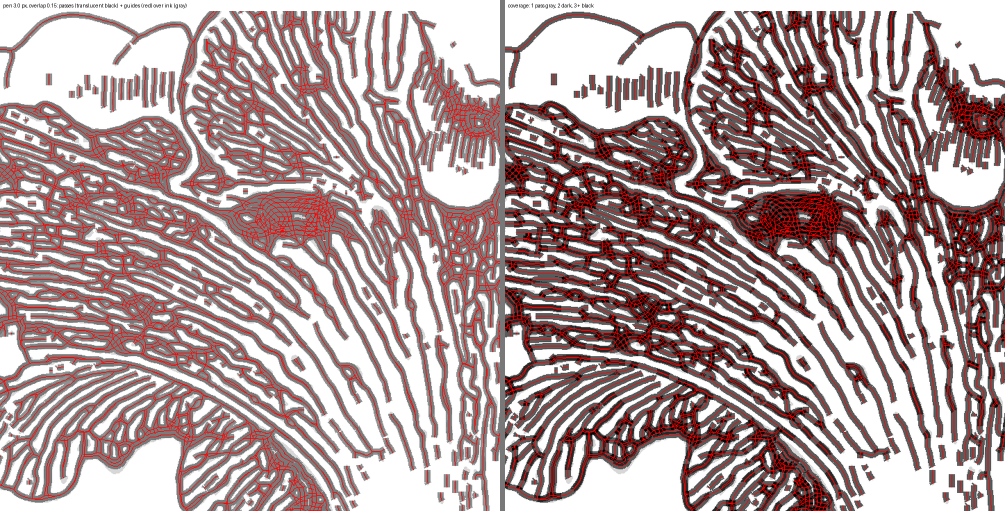
#> input picture image/multiline_crop.png, 2010 x 1022 px (shown at 1/2 size)
$ python -i process_image.py   (imports and definitions only)
#> lines starting #> are read from the running program, lines starting #| are printed output that depends on the picture; after the words box and inside, x2 and y2 are one past the last pixel; in counts of white or black regions, pixels touching at a corner belong together
#> further down, picture is the input picture: PIL image 2010x1022 RGB; mean R, G, B 178.5, 156.9, 156.9
### backend/services/centerline.py
"""Centerline tracing: turn a raster image into single-stroke polylines.

An outline tracer (potrace, Inkscape "Trace Bitmap") follows both edges of every
ink line, so a pen plotter would draw each line twice. A centerline tracer finds
the single stroke running down the middle of the line instead. This is the same
job `autotrace --centerline` does for the inkscape-centerline-trace extension,
as a pipeline of small steps that are easy to change:

    grayscale -> upscale -> blur -> threshold -> despeckle -> skeletonize
              -> build graph -> prune spurs -> join strokes -> smooth
              -> split into pen passes -> simplify

The last step is what makes this more than a centerline tracer: see multipass.py.
"""

from collections import defaultdict
from dataclasses import dataclass
from typing import Dict, List, Tuple

import numpy as np
from PIL import Image
from scipy import ndimage
from skimage.morphology import remove_small_holes, remove_small_objects, skeletonize

from backend.services.multipass import split_stroke, width_profile

# 8-connected neighbourhood, as (row, col) offsets
NEIGHBOURS = [(-1, -1), (-1, 0), (-1, 1), (0, -1), (0, 1), (1, -1), (1, 0), (1, 1)]
CONNECT_8 = np.ones((3, 3), dtype=int)

# Pixels back along a stroke used to measure its direction at a junction
DIRECTION_WINDOW = 12


@dataclass
class Edge:
    """A chain of skeleton pixels running between two nodes."""
    start: int
    end: int
    points: np.ndarray  # (n, 2) array of (x, y), including both node centres

    @property
    def length(self) -> float:
        return float(np.linalg.norm(np.diff(self.points, axis=0), axis=1).sum())


@dataclass
class Graph:
    """Skeleton as nodes (line ends and junctions) joined by edges."""
    nodes: Dict[int, Tuple[float, float]]  # node id -> (x, y)
    edges: List[Edge]
    loops: List[np.ndarray]  # closed rings of pixels that touch no node


def binarize(
    image: Image.Image,
    threshold: int = 128,
    invert: bool = False,
    upscale: int = 3,
    blur: float = 0.0,
    despeckle: int = 1,
) -> np.ndarray:
    """
    Convert an image to a boolean ink mask.

    Args:
        image: PIL Image in L mode
        threshold: Gray level 0-255, darker pixels count as ink
        invert: Treat light pixels as ink instead (trace white lines)
        upscale: Resample by this factor first, so thin lines survive thresholding
        blur: Gaussian blur radius in source pixels
        despeckle: Remove ink specks and fill holes up to this area in source pixels

    Returns:
        Boolean array at upscaled resolution, True where there is ink
    """
    if upscale > 1:
        size = (image.width * upscale, image.height * upscale)
        image = image.resize(size, Image.Resampling.BICUBIC)

    gray = np.asarray(image, dtype=float)
    if blur > 0:
        gray = ndimage.gaussian_filter(gray, blur * upscale)

    ink = gray > threshold if invert else gray < threshold

    if despeckle > 0:
        area = despeckle * upscale * upscale
        ink = remove_small_objects(ink, max_size=area, connectivity=2)
        ink = remove_small_holes(ink, max_size=area, connectivity=1)

    return ink


# [223 lines left out: functions build_graph, prune_spurs, _node_degrees, _outgoing_direction, join_strokes, smooth_stroke and 1 more, not called in this run]


def stroke_length(points: np.ndarray) -> float:
    return float(np.linalg.norm(np.diff(points, axis=0), axis=1).sum())


def trace_centerlines(
    image: Image.Image,
    threshold: int = 128,
    invert: bool = False,
    upscale: int = 3,
    blur: float = 0.0,
    despeckle: int = 1,
    prune: float = 2.0,
    max_turn: float = 60,
    smoothing: float = 1.0,
    simplify: float = 0.15,
    min_length: float = 1.5,
    pen_width: float = 3.0,
    overlap: float = 0.15,
    width_median: float = 3.0,
    width_smooth: float = 2.0,
) -> List[np.ndarray]:
    """
    Trace the centerlines of an image and spread wide lines into pen passes.

    All lengths are in source image pixels, whatever the upscale factor.

    Args:
        image: PIL Image in L mode
        threshold: Gray level 0-255, darker pixels count as ink
        invert: Treat light pixels as ink instead (trace white lines)
        upscale: Internal resolution multiplier, higher is smoother but slower
        blur: Gaussian blur radius applied before thresholding
        despeckle: Ignore specks and holes up to this area
        prune: Remove dead-end branches shorter than this
        max_turn: Largest turn in degrees the pen may make through a junction
        smoothing: Gaussian sigma applied along each stroke
        simplify: Douglas-Peucker tolerance
        min_length: Drop finished strokes shorter than this
        pen_width: Width of the pen line; lines wider than this get several
            parallel passes. 0 disables splitting (plain centerlines)
        overlap: Fraction of the pen width that neighbouring passes overlap
        width_median: Median window along the stroke for the measured ink
            width; removes junction spikes
        width_smooth: Gaussian sigma along the stroke for the measured ink
            width; higher makes passes converge more gently

    Returns:
        List of (n, 2) float arrays of (x, y) in source image pixels
    """
    ink = binarize(image, threshold, invert, upscale, blur, despeckle)
    graph = build_graph(skeletonize(ink))
    prune_spurs(graph, prune * upscale)

    smoothed = [smooth_stroke(s, smoothing * upscale) for s in join_strokes(graph, max_turn)]

    if pen_width > 0:
        edt = ndimage.distance_transform_edt(ink)
        paths = []
        for stroke in smoothed:
            width = width_profile(stroke, edt, upscale, width_median, width_smooth)
            paths += split_stroke(stroke, width, pen_width * upscale, overlap)
    else:
        paths = smoothed

    strokes = []
    for path in paths:
        path = path / upscale
        if stroke_length(path) >= min_length:
            strokes.append(simplify_stroke(path, simplify))

    return strokes

### backend/services/process_image.py
"""Image processing service: centerline tracing and SVG generation."""

from PIL import Image
import os
from datetime import datetime
from typing import Dict

from backend.services.centerline import trace_centerlines, binarize
from backend.services.svg_writer import strokes_to_svg
from backend.config import DEBUG, DEBUG_DIR

# Maximum dimension for image processing (to improve performance).
# The tracer works at upscale x this resolution, so keep it moderate.
MAX_IMAGE_DIMENSION = 1600


def resize_image_if_needed(image: Image.Image, max_dimension: int = MAX_IMAGE_DIMENSION) -> Image.Image:
    """
    Resize image if either dimension exceeds max_dimension, maintaining aspect ratio.

    Args:
        image: PIL Image to potentially resize
        max_dimension: Maximum width or height in pixels

    Returns:
        Resized PIL Image (or original if already small enough)
    """
    width, height = image.size

    # Check if resize is needed
    if width <= max_dimension and height <= max_dimension:
        return image

    # Calculate new dimensions maintaining aspect ratio
    if width > height:
        new_width = max_dimension
        new_height = int(height * (max_dimension / width))
    else:
        new_height = max_dimension
        new_width = int(width * (max_dimension / height))

    # Resize using high-quality Lanczos resampling
    resized = image.resize((new_width, new_height), Image.Resampling.LANCZOS)
    print(f"  Resized from {width}x{height} to {new_width}x{new_height} for faster processing")

    return resized


def process_image_to_svg(
    pil_image: Image.Image,
    output_height: float = 20.0,
    threshold: int = 128,
    invert: bool = False,
    upscale: int = 3,
    blur: float = 0.0,
    despeckle: int = 1,
    prune: float = 2.0,
    max_turn: float = 60,
    smoothing: float = 1.0,
    simplify: float = 0.15,
    min_length: float = 1.5,
    pen_width: float = 3.0,
    overlap: float = 0.15,
    width_median: float = 3.0,
    width_smooth: float = 2.0,
) -> Dict:
    """
    Process a PIL Image into a centerline-traced SVG.

    Args:
        pil_image: PIL Image in any mode
        output_height: Height of the plotted output in cm; the width follows
            the image aspect. This fixes the mm-per-pixel scale, reported in
            the metadata for the frontend's mm display width
        threshold: Gray level 0-255, darker pixels count as ink
        invert: Trace light lines on a dark background instead
        upscale: Internal resolution multiplier
        blur: Gaussian blur radius (px) applied before thresholding
        despeckle: Ignore specks and holes up to this area (px²)
        prune: Remove dead-end branches shorter than this (px)
        max_turn: Largest turn in degrees the pen may make through a junction
        smoothing: Gaussian sigma (px) applied along each stroke
        simplify: Douglas-Peucker tolerance (px)
        min_length: Drop strokes shorter than this (px)
        pen_width: Pen line width (px); wider lines get parallel passes, 0 disables
        overlap: Fraction of the pen width that neighbouring passes overlap
        width_median: Median window (px) along the stroke for the measured ink width
        width_smooth: Gaussian sigma (px) along the stroke for the measured ink width

    All lengths are in source image pixels (after the MAX_IMAGE_DIMENSION
    resize), whatever the upscale factor.

    Returns:
        Dict with svg and metadata
    """
#> called with output_height = 20, threshold = 128, invert = False, upscale = 3, blur = 0, despeckle = 1, prune = 2, max_turn = 60
    # Store original dimensions
    original_width, original_height = pil_image.size

    # Physical size: the requested height, width from the image aspect
    physical_height_mm = output_height * 10
    physical_width_mm = round(physical_height_mm * original_width / original_height, 2)
    print(f"Processing image: {original_width}x{original_height} -> {physical_width_mm}x{physical_height_mm}mm")
#| Processing image: 2010x1022 -> 393.35x200.0mm

    # Flatten transparency onto white, then convert to grayscale
    if pil_image.mode in ('RGBA', 'LA', 'P'):
        pil_image = pil_image.convert('RGBA')
        background = Image.new('RGBA', pil_image.size, (255, 255, 255, 255))
        pil_image = Image.alpha_composite(background, pil_image)
    gray = pil_image.convert('L')
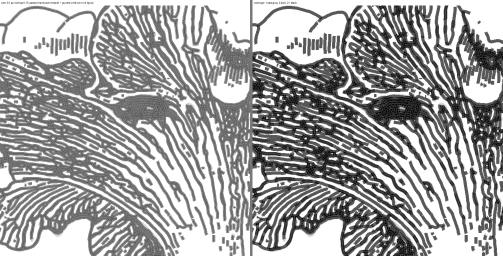
#> gray: PIL image 2010x1022 L (shown at 1/4 size); min 0, max 255, mean 163.4

    # Resize if needed for faster processing
    gray = resize_image_if_needed(gray)
#> in resize_image_if_needed, `resized = image.resize((new_width, new_height), Image.Resampling.LANCZ..`:
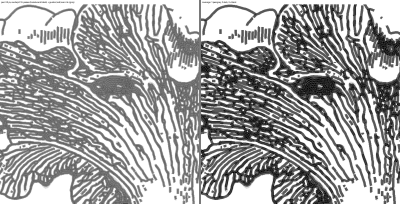
#> resized: PIL image 1600x813 L (shown at 1/4 size); min 0, max 255, mean 163.2
#|   Resized from 2010x1022 to 1600x813 for faster processing
    processing_width, processing_height = gray.size

    # Scale the frontend uses to convert its mm display width to pixels
    mm_per_px = physical_height_mm / processing_height

    trace_params = dict(
        threshold=threshold,
        invert=invert,
        upscale=upscale,
        blur=blur,
        despeckle=despeckle,
        prune=prune,
        max_turn=max_turn,
        smoothing=smoothing,
        simplify=simplify,
        min_length=min_length,
        pen_width=pen_width,
        overlap=overlap,
        width_median=width_median,
        width_smooth=width_smooth,
    )

    if DEBUG:
        timestamp = datetime.now().strftime("%Y%m%d_%H%M%S")
        os.makedirs(DEBUG_DIR, exist_ok=True)
        print(f"Saving debug files to {DEBUG_DIR}/")
        print(f"  Trace params: {trace_params}")

        ink = binarize(gray, threshold, invert, upscale, blur, despeckle)
        bilevel = Image.fromarray((~ink * 255).astype('uint8'))
        bilevel.save(os.path.join(DEBUG_DIR, f"{timestamp}_bilevel.png"))
        print(f"  Saved bilevel image ({bilevel.size[0]}x{bilevel.size[1]})")

    strokes = trace_centerlines(gray, **trace_params)
#> in binarize, `image = image.resize(size, Image.Resampling.BICUBIC)`:
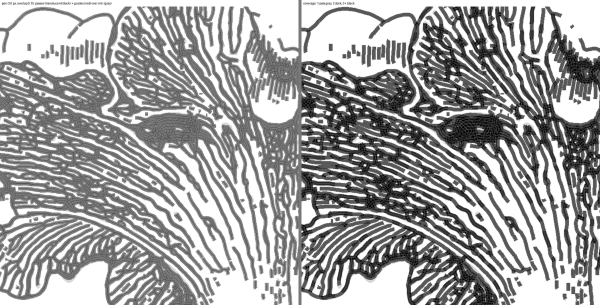
#> image: PIL image 4800x2439 L (shown at 1/8 size); min 0, max 255, mean 163.1
#> in binarize, `ink = gray > threshold if invert else gray < threshold`:
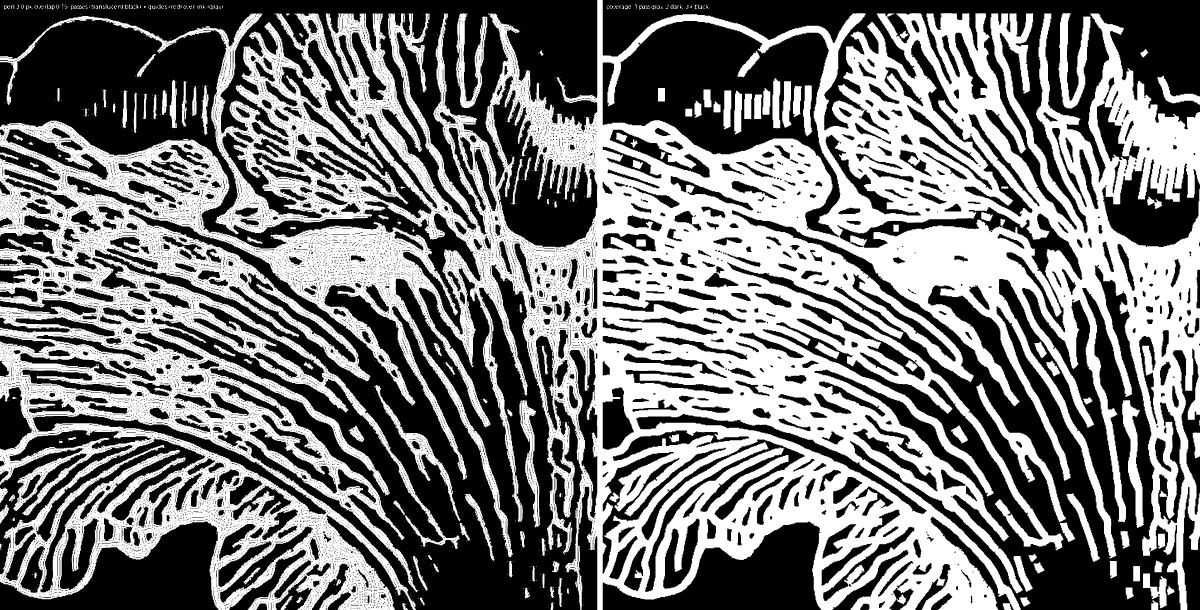
#> ink: shape (2439, 4800) bool (shown at 1/4 size); 46.9% white; 1625 white regions (1376 under 20 px), largest, box (x1, y1, x2, y2) and area: (0, 0, 4800, 2439) 5204465, (3905, 1532, 4264, 2090) 25096, (4233, 53, 4362, 434) 22149
    point_count = sum(len(stroke) for stroke in strokes)

    # Use processing dimensions for viewBox coordinates, physical dimensions for size
    svg = strokes_to_svg(
        strokes,
        width=processing_width,
        height=processing_height,
        physical_width_mm=physical_width_mm,
        physical_height_mm=physical_height_mm,
        stroke_width=pen_width,
    )

    if DEBUG:
        svg_debug_path = os.path.join(DEBUG_DIR, f"{timestamp}_centerline.svg")
        with open(svg_debug_path, 'w') as f:
            f.write(svg)
        print(f"  Saved SVG: {svg_debug_path} ({len(svg)} chars)")
        print(f"Processing complete! Files saved in {DEBUG_DIR}/")

    print(f"  Traced {len(strokes)} strokes, {point_count} points")

    return {
        "svg": svg,
        "metadata": {
            "original_dimensions": [original_width, original_height],
            "processing_dimensions": [processing_width, processing_height],
            "physical_dimensions_mm": [physical_width_mm, physical_height_mm],
            "mm_per_px": mm_per_px,
            "stroke_count": len(strokes),
            "point_count": point_count,
            "pen_width": pen_width,
        },
    }

>>> from PIL import Image
>>> picture = Image.open('../../image/multiline_crop.png')
#> (the run stopped early here; a loop or call above may not have finished)

$ run again, on image/multiline_zoom.png
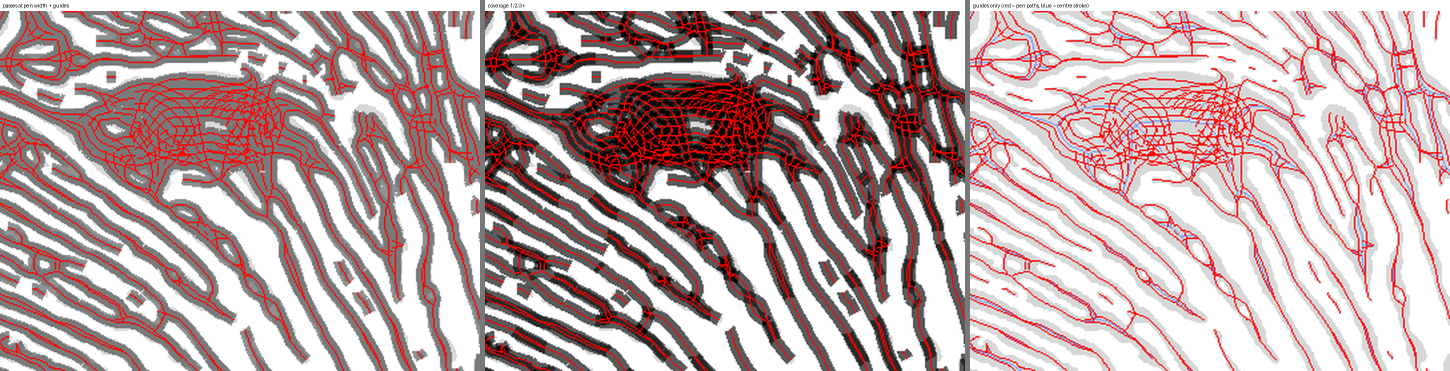
#> input picture image/multiline_zoom.png, 2900 x 742 px (shown at 1/2 size)
#> picture is the input picture: PIL image 2900x742 RGB; mean R, G, B 192.9, 168.9, 169.3
#| Processing image: 2900x742 -> 781.67x200.0mm
#> in resize_image_if_needed, `resized = image.resize((new_width, new_height), Image.Resampling.LANCZ..`:
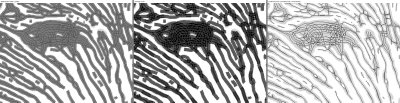
#> resized: PIL image 1600x409 L (shown at 1/4 size); min 0, max 255, mean 176
#|   Resized from 2900x742 to 1600x409 for faster processing
#> in binarize, `ink = gray > threshold if invert else gray < threshold`:
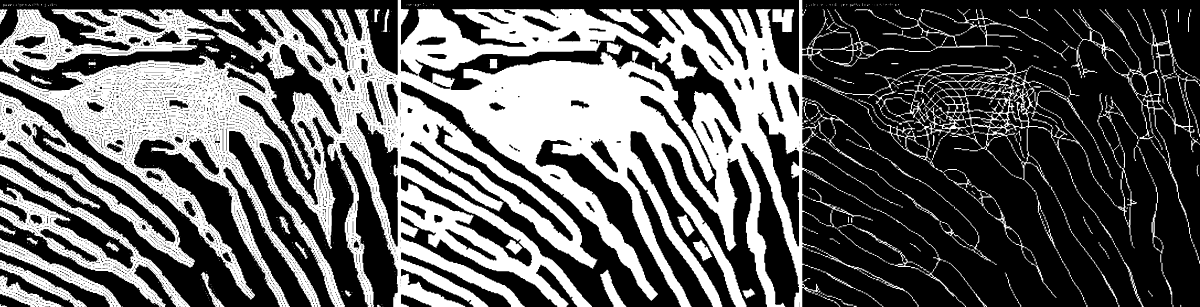
#> ink: shape (1227, 4800) bool (shown at 1/4 size); 37.6% white; 1812 white regions (589 under 20 px), largest, box (x1, y1, x2, y2) and area: (0, 0, 3299, 1227) 1793730, (0, 369, 780, 1070) 89287, (0, 657, 761, 1227) 77102
